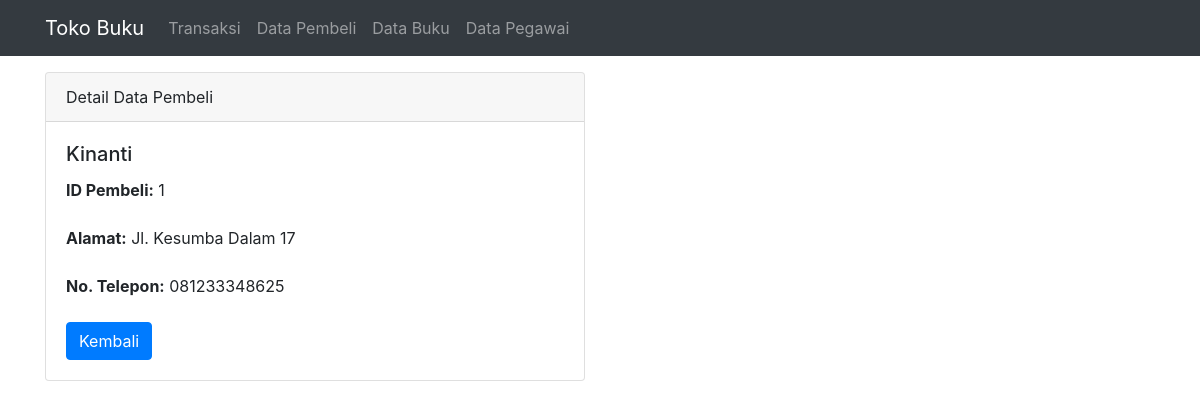
/pembeli/detail/1, run on the app's committed database.
### tables this page shows
CREATE TABLE `pembeli` (
  `id_pembeli` int(10) NOT NULL,
  `nama_pembeli` varchar(20) NOT NULL,
  `alamat` varchar(50) NOT NULL,
  `notelp` varchar(12) NOT NULL
);

### application/controllers/pembeli.php (called while the page is built, shortened)
<?php
class pembeli extends CI_Controller {
    public function __construct()
    {
         $this->load->model('pembeli_model');
         $this->load->helper('form');
         $this->load->library('form_validation');
    }
    public function detail($id_pembeli){
        $data['title']='Detail Pembeli';
        $data['pembeli']=$this->pembeli_model->getpembeliByID($id_pembeli);
        $this->load->view('template/header', $data);
        $this->load->view('pembeli/detail', $data);
        $this->load->view('template/footer');
    }
}
?>

### index.php (called while the page is built, shortened)
<?php
require_once BASEPATH.'core/CodeIgniter.php';

### application/models/pembeli_model.php (called while the page is built, shortened)
<?php
class pembeli_model extends CI_Model {
    public function getpembeliByID($id){
        return $this->db->get_where('pembeli',['id_pembeli'=>$id])->row_array();
    }
}
?>

### application/views/pembeli/detail.php (the view)
<div class="container">
    <div class="row mt-3">
        <div class="col-md-6">
        <div class="card">
            <div class="card-header">
                Detail Data Pembeli
            </div>
        <div class="card-body">
            <h5 class="card-title"><?= $pembeli['nama_pembeli']; ?></h5>
            <p class="card-text">
                <label for=""><b> ID Pembeli: </b></label>
                <?= $pembeli['id_pembeli']; ?></p>
            <p class="card-text">
                <label for=""><b> Alamat: </b></label>
                <?= $pembeli['alamat']; ?></p>
            <p class="card-text">
                <label for=""><b> No. Telepon: </b></label>
                <?= $pembeli['notelp']; ?></p>
            <a href="<?= base_url();?>pembeli" class="btn btn-primary">Kembali</a>
        </div>
        </div>
        </div>
    </div>
</div>

### data on the page
pembeli: nama_pembeli "Kinanti", id_pembeli "1", alamat "Jl. Kesumba Dalam 17", notelp "081233348625"
